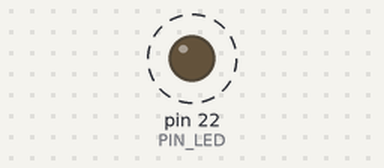
The sketch below on a simulated Arduino Mega 2560, built with avr-gcc and run on an emulated ATmega2560. Parts: output pins drawn as LEDs (lit = HIGH). Dashed ring = blinking. What the sketch prints to the serial monitor is not drawn.

Above: at 0.5 s.
Timing chart, 0 to 3.3 s (numbered marks = the images above):
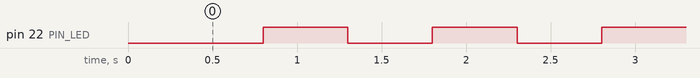

The sketch:

TestA1_LED.ino
```cpp
// TEST A1 — Board alive: Serial output + blink the onboard LED D4
// Connect: only the micro-USB marked UART to the laptop. Nothing else.
// Pass:    Serial Monitor (115200) prints "alive" every second and LED D4 blinks with it.

const int PIN_LED = 22;                 // GPIO22 drives the green LED D4 on the board (LOW = on)

void setup() {                          // runs once after reset
  Serial.begin(115200);                 // open the USB serial link at 115200 baud
  delay(300);                           // give the serial port a moment to come up
  pinMode(PIN_LED, OUTPUT);             // make GPIO22 an output so we can drive the LED
  Serial.println("TEST A1: board is alive, LED D4 should blink");  // first message proves serial works
}

void loop() {                           // runs forever after setup()
  digitalWrite(PIN_LED, LOW);           // LED on (the LED is wired active-low on this board)
  Serial.println("alive - LED on");     // report the state
  delay(500);                           // wait half a second
  digitalWrite(PIN_LED, HIGH);          // LED off
  Serial.println("alive - LED off");    // report the state
  delay(500);                           // wait half a second, then repeat
}
```

Measured:
- by itself, pin 22 (PIN_LED): alternates HIGH for 0.50 s and LOW for 0.50 s
